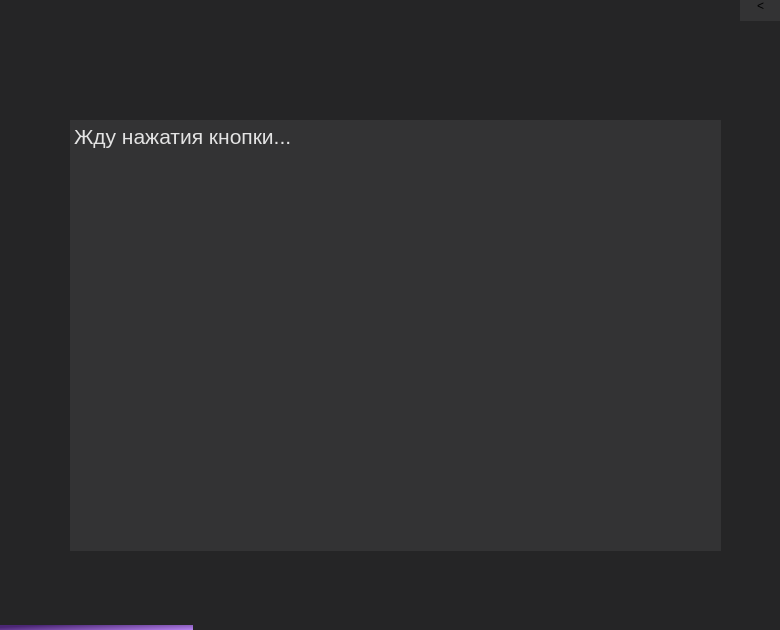
<?xml version="1.0" encoding="UTF-8"?>
<ui version="4.0">
 <class>test_wind</class>
 <widget class="QDialog" name="test_wind">
  <property name="geometry">
   <rect>
    <x>0</x>
    <y>0</y>
    <width>780</width>
    <height>630</height>
   </rect>
  </property>
  <property name="minimumSize">
   <size>
    <width>780</width>
    <height>630</height>
   </size>
  </property>
  <property name="maximumSize">
   <size>
    <width>780</width>
    <height>630</height>
   </size>
  </property>
  <property name="palette">
   <palette>
    <active>
     <colorrole role="WindowText">
      <brush brushstyle="SolidPattern">
       <color alpha="255">
        <red>183</red>
        <green>185</green>
        <blue>197</blue>
       </color>
      </brush>
     </colorrole>
     <colorrole role="Button">
      <brush brushstyle="SolidPattern">
       <color alpha="255">
        <red>41</red>
        <green>41</green>
        <blue>59</blue>
       </color>
      </brush>
     </colorrole>
     <colorrole role="BrightText">
      <brush brushstyle="SolidPattern">
       <color alpha="255">
        <red>183</red>
        <green>185</green>
        <blue>197</blue>
       </color>
      </brush>
     </colorrole>
     <colorrole role="ButtonText">
      <brush brushstyle="SolidPattern">
       <color alpha="255">
        <red>183</red>
        <green>185</green>
        <blue>197</blue>
       </color>
      </brush>
     </colorrole>
     <colorrole role="Base">
      <brush brushstyle="SolidPattern">
       <color alpha="255">
        <red>255</red>
        <green>255</green>
        <blue>255</blue>
       </color>
      </brush>
     </colorrole>
     <colorrole role="Window">
      <brush brushstyle="SolidPattern">
       <color alpha="255">
        <red>37</red>
        <green>37</green>
        <blue>38</blue>
       </color>
      </brush>
     </colorrole>
     <colorrole role="Link">
      <brush brushstyle="SolidPattern">
       <color alpha="255">
        <red>255</red>
        <green>255</green>
        <blue>255</blue>
       </color>
      </brush>
     </colorrole>
    </active>
    <inactive>
     <colorrole role="WindowText">
      <brush brushstyle="SolidPattern">
       <color alpha="255">
        <red>183</red>
        <green>185</green>
        <blue>197</blue>
       </color>
      </brush>
     </colorrole>
     <colorrole role="Button">
      <brush brushstyle="SolidPattern">
       <color alpha="255">
        <red>41</red>
        <green>41</green>
        <blue>59</blue>
       </color>
      </brush>
     </colorrole>
     <colorrole role="BrightText">
      <brush brushstyle="SolidPattern">
       <color alpha="255">
        <red>183</red>
        <green>185</green>
        <blue>197</blue>
       </color>
      </brush>
     </colorrole>
     <colorrole role="ButtonText">
      <brush brushstyle="SolidPattern">
       <color alpha="255">
        <red>183</red>
        <green>185</green>
        <blue>197</blue>
       </color>
      </brush>
     </colorrole>
     <colorrole role="Base">
      <brush brushstyle="SolidPattern">
       <color alpha="255">
        <red>255</red>
        <green>255</green>
        <blue>255</blue>
       </color>
      </brush>
     </colorrole>
     <colorrole role="Window">
      <brush brushstyle="SolidPattern">
       <color alpha="255">
        <red>37</red>
        <green>37</green>
        <blue>38</blue>
       </color>
      </brush>
     </colorrole>
     <colorrole role="Link">
      <brush brushstyle="SolidPattern">
       <color alpha="255">
        <red>255</red>
        <green>255</green>
        <blue>255</blue>
       </color>
      </brush>
     </colorrole>
    </inactive>
    <disabled>
     <colorrole role="WindowText">
      <brush brushstyle="SolidPattern">
       <color alpha="255">
        <red>120</red>
        <green>120</green>
        <blue>120</blue>
       </color>
      </brush>
     </colorrole>
     <colorrole role="Button">
      <brush brushstyle="SolidPattern">
       <color alpha="255">
        <red>41</red>
        <green>41</green>
        <blue>59</blue>
       </color>
      </brush>
     </colorrole>
     <colorrole role="BrightText">
      <brush brushstyle="SolidPattern">
       <color alpha="255">
        <red>183</red>
        <green>185</green>
        <blue>197</blue>
       </color>
      </brush>
     </colorrole>
     <colorrole role="ButtonText">
      <brush brushstyle="SolidPattern">
       <color alpha="255">
        <red>120</red>
        <green>120</green>
        <blue>120</blue>
       </color>
      </brush>
     </colorrole>
     <colorrole role="Base">
      <brush brushstyle="SolidPattern">
       <color alpha="255">
        <red>37</red>
        <green>37</green>
        <blue>38</blue>
       </color>
      </brush>
     </colorrole>
     <colorrole role="Window">
      <brush brushstyle="SolidPattern">
       <color alpha="255">
        <red>37</red>
        <green>37</green>
        <blue>38</blue>
       </color>
      </brush>
     </colorrole>
     <colorrole role="Link">
      <brush brushstyle="SolidPattern">
       <color alpha="255">
        <red>255</red>
        <green>255</green>
        <blue>255</blue>
       </color>
      </brush>
     </colorrole>
    </disabled>
   </palette>
  </property>
  <property name="mouseTracking">
   <bool>false</bool>
  </property>
  <property name="windowTitle">
   <string>Dialog</string>
  </property>
  <property name="styleSheet">
   <string notr="true">#test_wind {
	background-color:none;
	border-image:url(:/background.png);
}</string>
  </property>
  <property name="modal">
   <bool>false</bool>
  </property>
  <widget class="QPushButton" name="swish">
   <property name="geometry">
    <rect>
     <x>740</x>
     <y>-10</y>
     <width>41</width>
     <height>31</height>
    </rect>
   </property>
   <property name="styleSheet">
    <string notr="true">#swish {
background-color:rgb(51, 51, 52);
border: none;
}
#swish:pressed {
	background-color: #646464;
}</string>
   </property>
   <property name="text">
    <string>&lt;</string>
   </property>
  </widget>
  <widget class="QPushButton" name="execute">
   <property name="geometry">
    <rect>
     <x>780</x>
     <y>-10</y>
     <width>51</width>
     <height>31</height>
    </rect>
   </property>
   <property name="styleSheet">
    <string notr="true">#execute {
background-color:rgb(51, 51, 52);
border: none;

}
#execute:pressed {
	background-color: #646464;
}</string>
   </property>
   <property name="text">
    <string>x</string>
   </property>
  </widget>
  <widget class="QTextBrowser" name="Readin">
   <property name="geometry">
    <rect>
     <x>70</x>
     <y>120</y>
     <width>651</width>
     <height>431</height>
    </rect>
   </property>
   <property name="palette">
    <palette>
     <active>
      <colorrole role="Button">
       <brush brushstyle="SolidPattern">
        <color alpha="255">
         <red>51</red>
         <green>51</green>
         <blue>52</blue>
        </color>
       </brush>
      </colorrole>
      <colorrole role="Text">
       <brush brushstyle="SolidPattern">
        <color alpha="255">
         <red>227</red>
         <green>227</green>
         <blue>227</blue>
        </color>
       </brush>
      </colorrole>
      <colorrole role="Base">
       <brush brushstyle="SolidPattern">
        <color alpha="255">
         <red>51</red>
         <green>51</green>
         <blue>52</blue>
        </color>
       </brush>
      </colorrole>
      <colorrole role="Window">
       <brush brushstyle="SolidPattern">
        <color alpha="255">
         <red>51</red>
         <green>51</green>
         <blue>52</blue>
        </color>
       </brush>
      </colorrole>
      <colorrole role="PlaceholderText">
       <brush brushstyle="SolidPattern">
        <color alpha="128">
         <red>227</red>
         <green>227</green>
         <blue>227</blue>
        </color>
       </brush>
      </colorrole>
     </active>
     <inactive>
      <colorrole role="Button">
       <brush brushstyle="SolidPattern">
        <color alpha="255">
         <red>51</red>
         <green>51</green>
         <blue>52</blue>
        </color>
       </brush>
      </colorrole>
      <colorrole role="Text">
       <brush brushstyle="SolidPattern">
        <color alpha="255">
         <red>227</red>
         <green>227</green>
         <blue>227</blue>
        </color>
       </brush>
      </colorrole>
      <colorrole role="Base">
       <brush brushstyle="SolidPattern">
        <color alpha="255">
         <red>51</red>
         <green>51</green>
         <blue>52</blue>
        </color>
       </brush>
      </colorrole>
      <colorrole role="Window">
       <brush brushstyle="SolidPattern">
        <color alpha="255">
         <red>51</red>
         <green>51</green>
         <blue>52</blue>
        </color>
       </brush>
      </colorrole>
      <colorrole role="PlaceholderText">
       <brush brushstyle="SolidPattern">
        <color alpha="128">
         <red>227</red>
         <green>227</green>
         <blue>227</blue>
        </color>
       </brush>
      </colorrole>
     </inactive>
     <disabled>
      <colorrole role="Button">
       <brush brushstyle="SolidPattern">
        <color alpha="255">
         <red>51</red>
         <green>51</green>
         <blue>52</blue>
        </color>
       </brush>
      </colorrole>
      <colorrole role="Text">
       <brush brushstyle="SolidPattern">
        <color alpha="255">
         <red>120</red>
         <green>120</green>
         <blue>120</blue>
        </color>
       </brush>
      </colorrole>
      <colorrole role="Base">
       <brush brushstyle="SolidPattern">
        <color alpha="255">
         <red>51</red>
         <green>51</green>
         <blue>52</blue>
        </color>
       </brush>
      </colorrole>
      <colorrole role="Window">
       <brush brushstyle="SolidPattern">
        <color alpha="255">
         <red>51</red>
         <green>51</green>
         <blue>52</blue>
        </color>
       </brush>
      </colorrole>
      <colorrole role="PlaceholderText">
       <brush brushstyle="SolidPattern">
        <color alpha="128">
         <red>0</red>
         <green>0</green>
         <blue>0</blue>
        </color>
       </brush>
      </colorrole>
     </disabled>
    </palette>
   </property>
   <property name="styleSheet">
    <string notr="true">#Readin {
background-color:rgb(51, 51, 52);
border: none;
font-size: 18px;
}</string>
   </property>
   <property name="html">
    <string>&lt;!DOCTYPE HTML PUBLIC &quot;-//W3C//DTD HTML 4.0//EN&quot; &quot;http://www.w3.org/TR/REC-html40/strict.dtd&quot;&gt;
&lt;html&gt;&lt;head&gt;&lt;meta name=&quot;qrichtext&quot; content=&quot;1&quot; /&gt;&lt;style type=&quot;text/css&quot;&gt;
p, li { white-space: pre-wrap; }
&lt;/style&gt;&lt;/head&gt;&lt;body style=&quot; font-family:'MS Shell Dlg 2'; font-size:18px; font-weight:400; font-style:normal;&quot;&gt;
&lt;p style=&quot; margin-top:0px; margin-bottom:0px; margin-left:0px; margin-right:0px; -qt-block-indent:0; text-indent:0px;&quot;&gt;&lt;span style=&quot; font-size:16pt;&quot;&gt;Жду нажатия кнопки...&lt;/span&gt;&lt;/p&gt;&lt;/body&gt;&lt;/html&gt;</string>
   </property>
  </widget>
  <widget class="QPushButton" name="right">
   <property name="geometry">
    <rect>
     <x>390</x>
     <y>560</y>
     <width>61</width>
     <height>41</height>
    </rect>
   </property>
   <property name="styleSheet">
    <string notr="true">#right {
background-color: none;
border: none;
border-image: url(:/right.png);
icon-size: 30, 30;
}
#right:pressed {
	background-color: #646464;
}
#right:hover {
	border-image: url(:/small_right.png);
}</string>
   </property>
   <property name="text">
    <string/>
   </property>
  </widget>
  <widget class="QPushButton" name="left">
   <property name="geometry">
    <rect>
     <x>330</x>
     <y>560</y>
     <width>61</width>
     <height>41</height>
    </rect>
   </property>
   <property name="styleSheet">
    <string notr="true">#left {
background-color: none;
border: none;
border-image: url(:/left.png);
}
#left:pressed {
	background-color: #646464;
}

#left:hover {
	border-image: url(:/small_left.png);
}</string>
   </property>
   <property name="text">
    <string/>
   </property>
  </widget>
  <widget class="QPushButton" name="logo">
   <property name="geometry">
    <rect>
     <x>0</x>
     <y>0</y>
     <width>31</width>
     <height>31</height>
    </rect>
   </property>
   <property name="styleSheet">
    <string notr="true">#logo {
background-color: none;
border: none;
border-image: url(:/icon.png);
}
</string>
   </property>
   <property name="text">
    <string/>
   </property>
  </widget>
  <widget class="QPushButton" name="Test">
   <property name="geometry">
    <rect>
     <x>371</x>
     <y>0</y>
     <width>41</width>
     <height>41</height>
    </rect>
   </property>
   <property name="styleSheet">
    <string notr="true">#Test {
background-color: none;
border: none;
border-image: url(:/test.png);
}
#Test:pressed {
	background-color: rgb(51, 51, 52);
border-image: url(:/small_test.png);
}
#Test::hover {
	background-color: rgb(55, 50, 62);
}</string>
   </property>
   <property name="text">
    <string/>
   </property>
   <property name="iconSize">
    <size>
     <width>70</width>
     <height>70</height>
    </size>
   </property>
   <property name="checkable">
    <bool>false</bool>
   </property>
   <property name="checked">
    <bool>false</bool>
   </property>
   <property name="flat">
    <bool>false</bool>
   </property>
  </widget>
  <widget class="QProgressBar" name="quest_progress">
   <property name="geometry">
    <rect>
     <x>-4</x>
     <y>625</y>
     <width>821</width>
     <height>5</height>
    </rect>
   </property>
   <property name="styleSheet">
    <string notr="true">#quest_progress {
	background:rgb(37, 37, 38);
	color:none;
	text-align:right;
	border-radius: 5px;

}

#quest_progress::chunk {
background-color: qlineargradient(spread:pad, x1:0, y1:0.5, x2:1, y2:1, stop:0 rgba(75, 38, 117, 255), stop:1 rgba(183, 132, 239, 255));
border-radius: 5px;
}</string>
   </property>
   <property name="value">
    <number>24</number>
   </property>
  </widget>
 </widget>
 <resources/>
 <connections/>
</ui>
